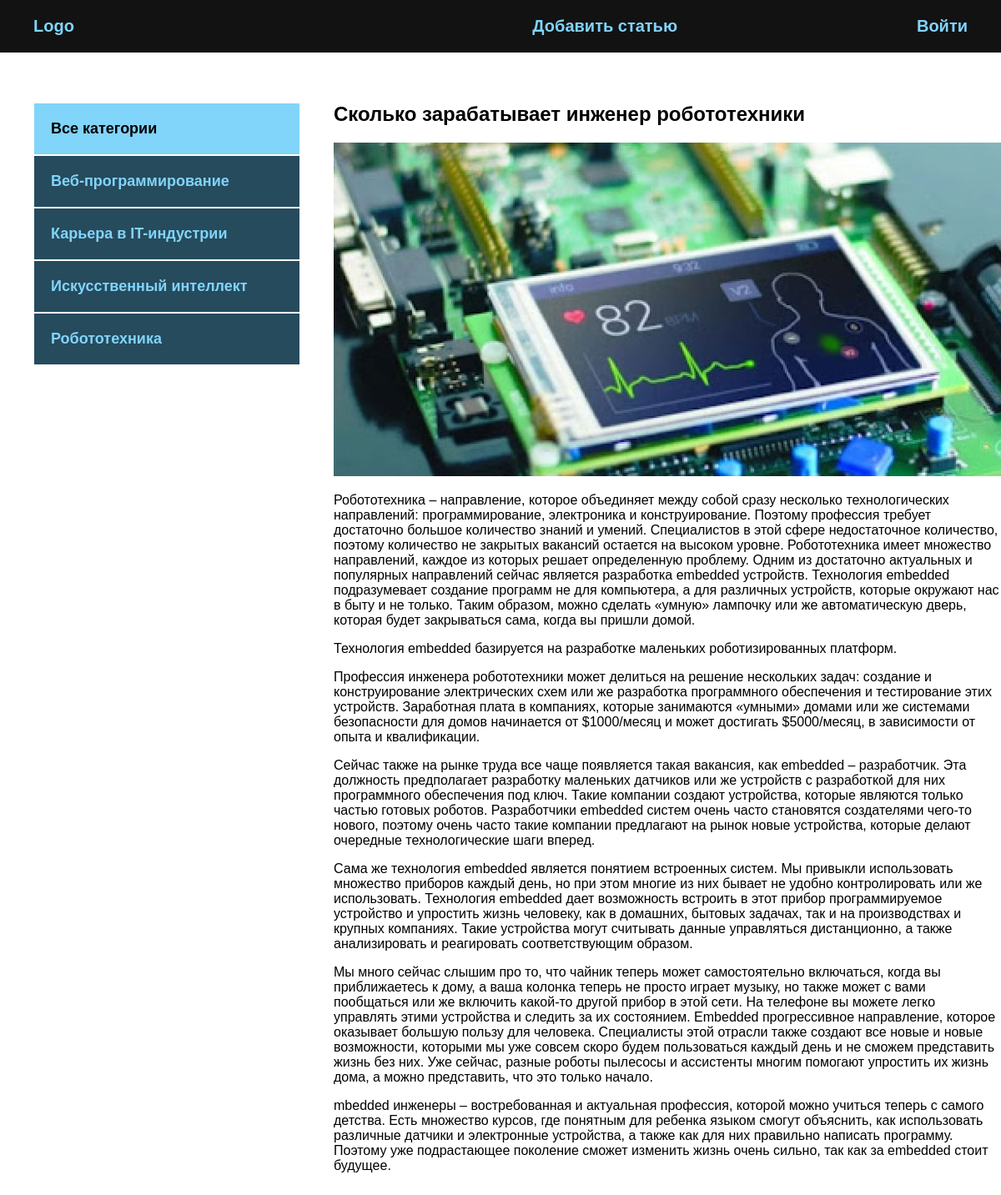
The page /post/skolko-zarabatyvaet-inzhener-robototehniki/ on the database its author committed.
### blog/models.py (models this page shows, shortened)
class Category(models.Model):
    name = models.CharField(max_length=100, verbose_name='Категория')  # название категории
    slug = models.SlugField(max_length=200, unique=True, verbose_name='URL')
    class Meta:  # Это доп-й функционал кот-й мы можем дополнять к классу.
        verbose_name = 'Категория'  # verbose_name перевели элементы, которые перечисляются в единственном числе. В единственном числе.
        verbose_name_plural = 'Категории'  # Во множественном числе.

class Blog(models.Model):
    title = models.CharField(max_length=255, verbose_name='Название')  # обязательное для заполнения. verbose_name - относится к админке и отношения к БД не имеет.
    slug = models.SlugField(max_length=255, unique=True, verbose_name='URL')  # название транслитерации какой-то статьи, что-бы в адресной строке появлялось в место id если будем заходить на конкретную новость, либо запись, что бы в адресной строке прописывалось полностью название новости. Не может быть с одним и тем же названием.
    content = models.TextField(blank=True, verbose_name='Контент')  # контент статьи
    photo = models.ImageField(upload_to='photos/%Y/%m/%d', blank=True, verbose_name='Фото')  # Y-год, m - месяц, d - день
    time_created = models.DateTimeField(auto_now_add=True, verbose_name='Дата публикации')  # дата создания какой-то записи
    time_update = models.DateTimeField(auto_now=True, verbose_name='Дата обновления')  # фиксация даты обновления, будет фиксироваться автоматически, в момент когда мы будем создать какую-то запись.
    is_published = models.BooleanField(default=True, verbose_name='Опубликовано')  # может быть опубликована, может нет. По умолчанию опубликована.
    cat = models.ForeignKey('Category', on_delete=models.PROTECT, verbose_name='Категория')  # категория. Так как класс ниже, имя класса указываем в кавычках. Запрещается удалять записи из первичной модели, если она используется во вторичной, выдает исключение.
    def __str__(self):
        return self.title
    class Meta:  # Это доп-1 функционал кот-й мы можем дополнять к классу.
        verbose_name = 'Новость'  # verbose_name перевели элементы, которые перечисляются в единственном числе. В единственном числе.
        verbose_name_plural = 'Новости'  # Во множественном числе.
        ordering = ['-time_created']  # сортировка по времени

### blog/views.py (the view)
# urls.py: path('post/<slug:post_slug>/', ShowPost.as_view(), name='post'), # ставим slug для ceo оптимизации и вывода нашего slug. Тип данных slug и принимать post_slug. post_slug - поддерживает латиницу, ASCII
class ShowPost(DataMixin, DetailView):
    model = Blog  # с какой моделью работаем
    template_name = 'blog/post.html'  # имя шаблона
    slug_url_kwarg = 'post_slug'  # имя slug из пути
    context_object_name = 'post'
    def get_context_data(self, *, object_list=None, **kwargs):  # данный метод сущ-ет для любого класса который наследуется от ListView.
        context = super().get_context_data(**kwargs)
        c_def = self.get_user_context(title=context['post'])
        return dict(list(context.items()) + list(c_def.items()))

### blog/templatetags/blog_tags.py (called while the page is built)
@register.inclusion_tag('blog/list_categories.html')  # нужно указать что это включающий тег
def show_categories(sort=None, cat_selected=0):  # два принимаемых аргумента, они имеют значения по умолчанию. Их создали сами.
    if not sort:  # если нет сортировки
        cats = Category.objects.all()
    else:
        cats = Category.objects.order_by(sort)
    return {'cats': cats, 'cat_selected': cat_selected}  # если cat_selected заменится на другое значение, то будет оно, или по умолчанию.

### blog/utils.py (called while the page is built)
    def get_user_context(self, **kwargs):  # создадим контекст для шаблона
        context = kwargs # kwargs - в него будут приходить принимаемые аргументы
        cats = Category.objects.all()  # все категории
        context['menu'] = menu  # в конетексте у каждого пункта используется меню
        context['cats'] = cats  # к каждой статье принимается категория
        if 'cat_selected' not in context:  # если выделенная категория не находится в context
            context['cat_selected'] = 0  # категория не активная
        return context

### blog/templates/blog/post.html
{% extends 'blog/base.html' %}
{% block content %}
<div class="post">
<h2>{{ post.title }}</h2>
    {% if post.photo %}
    <img src="{{ post.photo.url }}" alt="">
    {% endif %}
    {{ post.content|linebreaks }}
</div>
{% endblock %}

### blog/templates/blog/list_categories.html
{% for c in cats %}
    {% if c.pk == cat_selected %}
        <li class="selected">{{ c.name }}</li>
    {% else %}
        <li><a href="{{ c.get_absolute_url }}">{{ c.name }}</a></li>
    {% endif %}
{% endfor %}

### blog/static/css/style.css (style rules this page uses)
body { margin: 0; padding: 0; background: #264b5d; font-family: Verdana, Geneva, Tahoma, sans-serif; }
a { color: #81d4fa; text-decoration: none; padding: 20px; }
.sidebar a { padding: 20px; display: block; border: 1px solid #FFF; background: #264b5d; font-weight: bold; font-size: 18px; }
.post { font-size: 16px; }

### rows shown on the page
Category: name "Веб-программирование"
Category: name "Карьера в IT-индустрии"
Category: name "Искусственный интеллект"
Category: name "Робототехника"
Blog: title "Сколько зарабатывает инженер робототехники", photo (picture), content "Робототехника – направление, которое объединяет между собой сразу несколько технологических направлений: программирование, электроника и конструирование. Поэтому профессия требует достаточно большое количество знаний и умений. Специалистов в этой сфере недостаточное количество, поэтому количество не закрытых вакансий остается на высоком уровне. Робототехника имеет множество направлений, каждое из которых решает определенную проблему. Одним из достаточно актуальных и популярных направлений сейчас является разработка embedded устройств. Технология embedded подразумевает создание программ не для компьютера, а для различных устройств, которые окружают нас в быту и не только. Таким образом,…"

### other values the page prints
{{ m.title }} "Добавить статью" "Войти"
